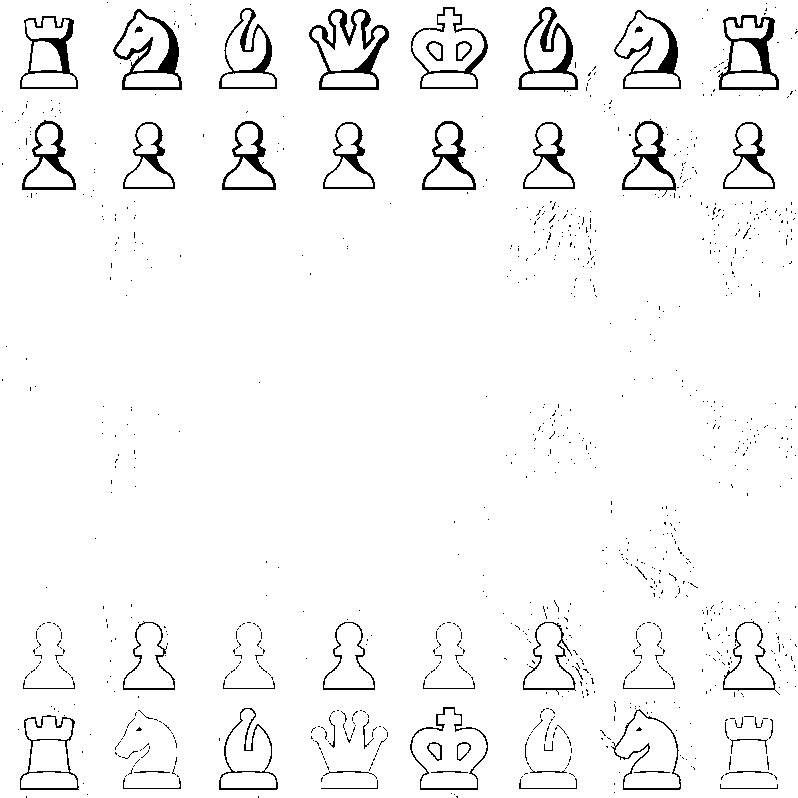
#> input picture chessboard_up.png, 798 x 798 px
$ python eb.py
#> lines starting #> are read from the running program, lines starting #| are printed output that depends on the picture; after the words box and inside, x2 and y2 are one past the last pixel; in counts of white or black regions, pixels touching at a corner belong together
import cv2


def eb():
    # Load the image
    image = cv2.imread('./chessboard_up.png')
#> image is the input picture: shape (798, 798, 3); 96.2% white; 975 black regions (921 under 20 px), largest, box (x1, y1, x2, y2) and area: (309, 9, 389, 90) 1719, (113, 9, 182, 90) 1426, (718, 15, 779, 91) 1345

    # Apply Gaussian Blur
    blurred_image = cv2.GaussianBlur(image, (15, 15), 0)
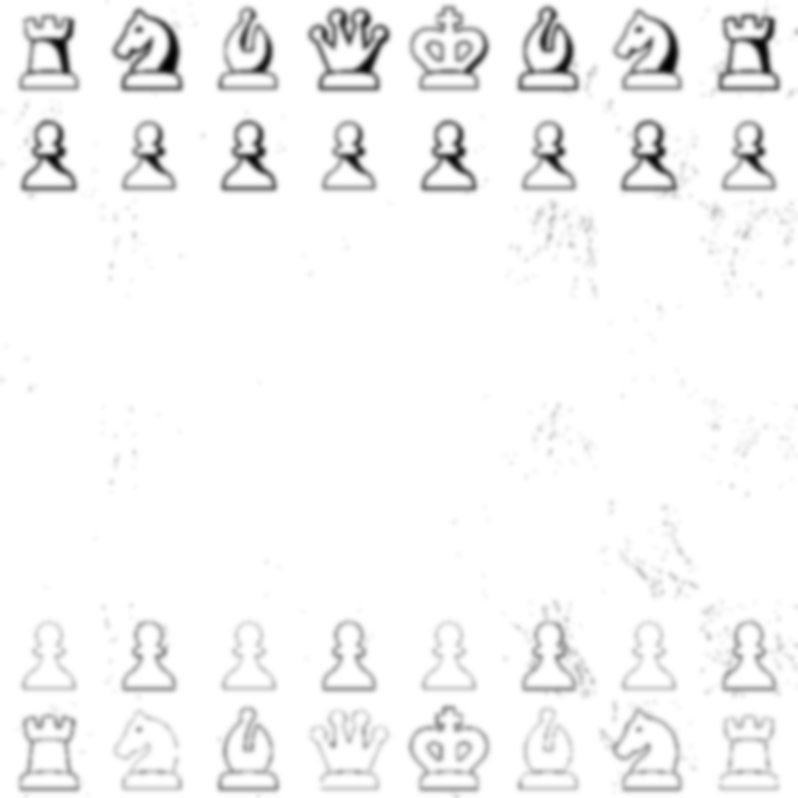
#> blurred_image: shape (798, 798, 3); min 0, max 255, mean 245.3

    # Save or display the result
    cv2.imwrite('blurred_image.png', blurred_image)
    cv2.imshow('Blurred Image', blurred_image)

if __name__ == '__main__':
    eb()
